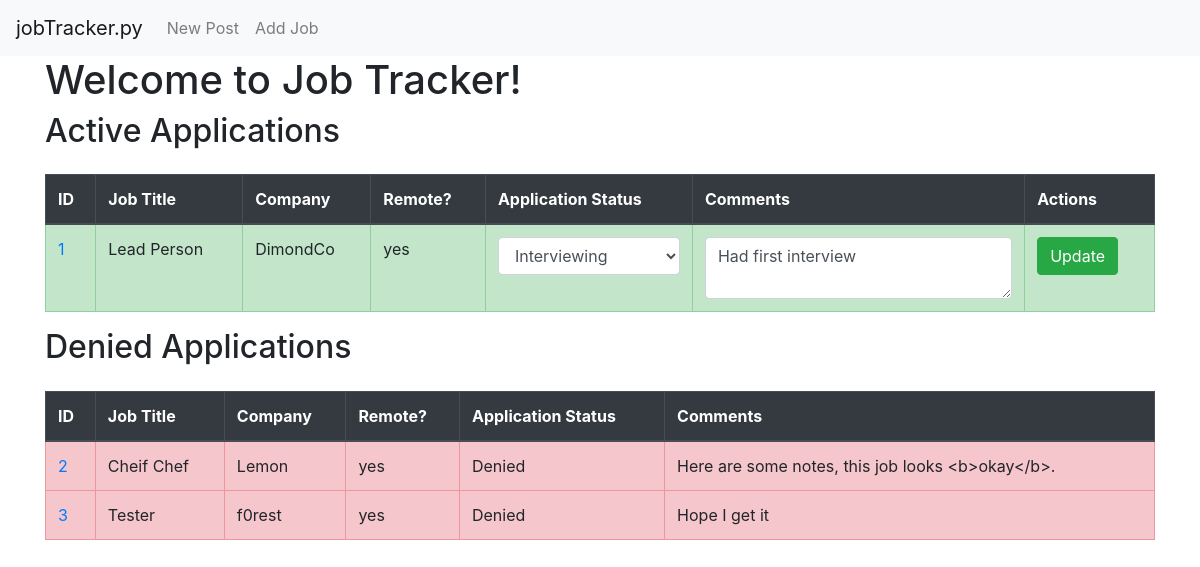
The page / on the database its author committed.
### tables this page shows
CREATE TABLE jobs (
    id INTEGER PRIMARY KEY AUTOINCREMENT,
    created TIMESTAMP NOT NULL DEFAULT CURRENT_TIMESTAMP,
    job_title TEXT NOT NULL,
    company TEXT NOT NULL,
    remote_q TEXT CHECK(remote_q IN ('yes', 'no', 'hybrid')) NOT NULL,
    applied TEXT CHECK (applied IN ('applied', 'interested', 'interviewing', 'hired', 'denied')) NOT NULL,
    applied_date DATE,
    link TEXT,
    comments TEXT
);

### app.py (the view)
@app.route('/')
def index():
    conn = get_db_connection()
    posts = conn.execute('SELECT * FROM posts').fetchall()
    jobs = conn.execute('SELECT * FROM jobs').fetchall()
    conn.close()
    active_jobs = [job for job in jobs if job['applied'] != 'denied']
    denied_jobs = [job for job in jobs if job['applied'] == 'denied']
    return render_template('index.html', posts=posts, jobs=jobs, active_jobs=active_jobs, denied_jobs=denied_jobs)

### app.py (called while the page is built)
def get_db_connection():
    conn = sqlite3.connect('database.db')
    conn.row_factory = sqlite3.Row
    return conn

### templates/index.html (shortened to what this page needs)
{% extends 'base.html' %}
{% block content %}
<h1>{% block title %} Welcome to Job Tracker! {% endblock %}</h1>
<h2>Active Applications</h2>
<table class="table table-striped table-bordered mt-4">
    <thead class="thead-dark">
        <tr>
            <th>ID</th>
            <th>Job Title</th>
            <th>Company</th>
            <th>Remote?</th>
            <th>Application Status</th>
            <th>Comments</th>
            <th>Actions</th>
        </tr>
    </thead>
    <tbody>
        {% for job in active_jobs %}
        <tr data-job-id="{{ job['id'] }}"
            {% if job['applied'] == 'applied' %} class="table-info"
            {% elif job['applied'] == 'interviewing' %} class="table-success"
            {% endif %}>
            <td><a href="{{ url_for('job', job_id=job['id']) }}">{{ job['id'] }}</a></td>
            <td>{{ job['job_title'] }}</td>
            <td>{{ job['company'] }}</td>
            <td>{{ job['remote_q'] }}</td>
            <td>
                <select class="form-control update-status">
                    <option value="interviewing" {% if job['applied'] == 'interviewing' %}selected{% endif %}>Interviewing</option>
                </select>
            </td>
            <td><textarea class="form-control update-comments">{{ job['comments'] }}</textarea></td>
            <td><button class="btn btn-success save-job">Update</button></td>
        </tr>
        {% endfor %}
    </tbody>
</table>
<h2>Denied Applications</h2>
<table class="table table-striped table-bordered mt-4">
    <thead class="thead-dark">
        <tr>
            <th>ID</th>
            <th>Job Title</th>
            <th>Company</th>
            <th>Remote?</th>
            <th>Application Status</th>
            <th>Comments</th>
        </tr>
    </thead>
    <tbody>
        {% for job in denied_jobs %}
        <tr class="table-danger">
            <td><a href="{{ url_for('job', job_id=job['id']) }}">{{ job['id'] }}</a></td>
            <td>{{ job['job_title'] }}</td>
            <td>{{ job['company'] }}</td>
            <td>{{ job['remote_q'] }}</td>
            <td>Denied</td>
            <td>{{ job['comments'] }}</td>
        </tr>
        {% endfor %}
    </tbody>
</table>
{% endblock %}

### rows shown on the page
jobs: id "1", job_title "Lead Person", company "DimondCo", remote_q "yes", applied "Interviewing", comments "Had first interview"
jobs: id "2", job_title "Cheif Chef", company "Lemon", remote_q "yes", comments "Here are some notes, this job looks <b>okay</b>."
jobs: id "3", job_title "Tester", company "f0rest", remote_q "yes", comments "Hope I get it"
